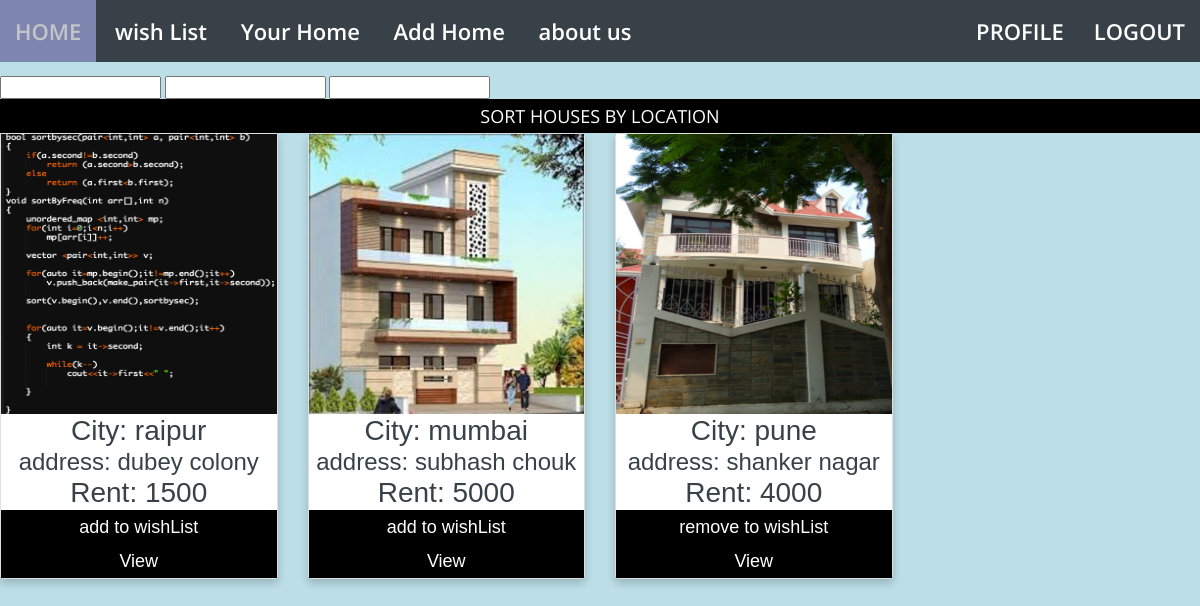
Screenshot of /home/ (signed in) with the database file from the repository.
### homeapp/models.py (models this page shows)
class Item(models.Model):
    user = models.ForeignKey(User, on_delete=models.CASCADE, related_name="item", null=True)
    city = models.CharField(max_length=50)
    address =models.CharField(max_length=300)
    latitude = models.IntegerField(null=True,blank=False)
    longitude = models.IntegerField(null=True,blank=False)
    rent= models.IntegerField(null = True)
    description= models.CharField(max_length=500)
    number=models.IntegerField(null=True)
    picture = models.FileField(null=True)
    kitchen = models.FileField(blank=True, null=True)
    bedroom1 = models.FileField(blank=True, null=True)
    bedroom2 = models.FileField(blank=True, null=True)
    other = models.FileField(blank=True, null=True)

### homeapp/views.py (the view)
# urls.py: path('home/',views.category,name="category"),
@login_required
def category(request):
    if 'getByCoordinate' in request.POST:
        latitude = int(request.POST['latitude'])
        longitude = int(request.POST['longitude'])
        radius = int(request.POST['radius'])
        print(latitude,longitude,radius)
        all_houses = Item.objects.all()
        data = []
        for house in all_houses:
            if house.latitude and house.longitude and distance(house.latitude,house.longitude,latitude,longitude) <= radius:
                data.append(house)
    else:
        data = Item.objects.all()
    return render(request,'all_categories.html',{'all_category_objects':data})

### templates/all_categories.html (shortened to what this page needs)
{% extends 'base.html' %}
{% block head %}
	{% load static %}
{% endblock head %}
{% block body %}
<br>
<form action="{% url 'home_app:category' %}" method="POST">
  <input type="number" name="latitude">
  <input type="number" name="longitude">
  <input type="radius" name="radius" >
  <button name="getByCoordinate">SORT HOUSES BY LOCATION</button>
</form>
{%if all_category_objects%}
<div class="row">
{% for homeobject in all_category_objects %}
	<div class="col-md-4 col-lg-4 col-xl-3 col-sm-6">
		<div class="card" >
      {% if homeobject.picture %}
      <img src="{{homeobject.picture.url}}" alt="No Image" style="float: left; width:280x; height:280px;background-size:cover;">
      {% endif %}
      <h3>City: {{homeobject.city}}</h3>
      <h4>address: {{homeobject.address}}</h4>
      <b><h3>Rent: {{homeobject.rent}}</h3></b>
      {% if homeobject in request.user.extended_reverse.home_list.all %}
      <a href="/removewishlist/{{homeobject.id}}/"><p><button>remove to wishList</button></p></a>
      {%else%}
      <a href="/addwishlist/{{homeobject.id}}/"><p><button>add to wishList</button></p></a>
      {%endif%}
      <a href="/{{homeobject.id}}"><p><button>View</button></p></a>
    </div>
     <br>
  </div>
{% endfor %}
</div>
{%else%}
<h3>You don't have any album</h3>
{%endif%}
{% endblock body %}

### static/base1.css (style rules this page uses)
*,html,body,div,dl,dt,dd,ul,ol,li,h1,h2,h3,h4,h5,h6,pre,form,label,fieldset,input,p,blockquote,th,td { margin: 0; padding: 0; }
body { background-image: url("https://www.google.com/url?sa=i&url=https%3A%2F%2Fwallpapercave.com%2Fmusic-wallpaper-1920x1080&psig=AOvVaw3PK4xjO1DkNiqyHt0BKKnD&ust=1591972432180000&source=images&cd=vfe&ved=0CAIQjRxqFwoTCPDE3cv9-ekCFQAAAAAdAAAAABAD"); background-color: #cccccc; }
* { -webkit-box-sizing: border-box; -moz-box-sizing: border-box; box-sizing: border-box; }
html { -webkit-font-smoothing: antialiased; }
a { color: #BA0707; text-decoration: none; }
body { background: #e5e5e5; color: #374147; font: 14px "Open Sans",Helvetica,Arial,sans-serif; -webkit-font-smoothing: antialiased; line-height: 1; width: 100%; }

### templates/all_categories.html (style rules this page uses)
body { background: #bcdee7 url("https://images.unsplash.com/photo-1466200822534-36ddce4a978e?dpr=1&auto=format&crop=entropy&fit=crop&w=767&h=511&q=80&cs=tinysrgb") no-repeat center center; background-size: cover; background-color: #bcdee7; }
.card { box-shadow: 0 4px 8px 0 rgba(0, 0, 0, 0.2); max-width: 300px; margin: auto; text-align: center; font-family: arial; }
button { border: none; outline: 0; display: inline-block; padding: 8px; color: white; background-color: #000; text-align: center; cursor: pointer; width: 100%; font-size: 18px; }
a { text-decoration: none; font-size: 22px; color: black; }

### rows the page displays
Item: picture (picture), city "raipur", address "dubey colony", rent "1500"
Item: picture (picture), city "mumbai", address "subhash chouk", rent "5000"
Item: picture (picture), city "pune", address "shanker nagar", rent "4000"
